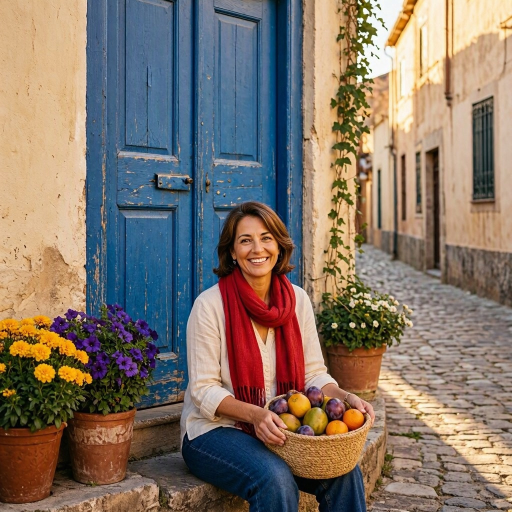
%> input picture imagenes/imagen_generada.jpg, 1024 x 1024 px (shown at 1/2 size); the run also reads 2 pictures not shown here
$ octave main.m   (GNU Octave 9; MATLAB toolbox functions it lacks are replaced by stand-ins)
%> lines starting %> are read from the running program, lines starting %| are printed output that depends on the picture; in (x1, y1, x2, y2) boxes, pixels count from 0 and x2, y2 are one past the last pixel; in counts of white or black regions, pixels touching at a corner belong together; the program's own positions count from 1
### funciones/cargarImagen.m
function I = cargarImagen()
% Carga la imagen generada con IA (debe llamarse "imagen_generada.*" y
% estar en la carpeta solucion/imagenes). Si no existe, usa peppers.png
% como imagen de prueba. Se garantiza un tamano 1024x1024x3 uint8.
carpeta = fullfile(fileparts(fileparts(mfilename('fullpath'))), 'imagenes');
archivos = dir(fullfile(carpeta, 'imagen_generada.*'));

if ~isempty(archivos)
    [I, mapa] = imread(fullfile(carpeta, archivos(1).name));
%> I is the input picture: size 1024x1024x3 uint8; mean R, G, B 130.7, 116.1, 104.1
    if ~isempty(mapa), I = ind2rgb(I, mapa); end   % PNG indexado
else
    warning(['No se encontro "imagenes/imagen_generada.*". ' ...
             'Se usa peppers.png como imagen de prueba.']);
    I = imread('peppers.png');
end

if size(I, 3) == 4, I = I(:,:,1:3); end      % quitar canal alfa
if size(I, 3) == 1, I = repmat(I, [1 1 3]); end
I = im2uint8(I);
if ~isequal(size(I), [1024 1024 3])
    I = imresize(I, [1024 1024]);
end
end

### funciones/rangoMax.m
function L = rangoMax(img)
% Devuelve el valor maximo del rango dinamico segun la clase de la imagen
% (255 para uint8, 65535 para uint16, 1 para double/single).
if isinteger(img)
    L = double(intmax(class(img)));
else
    L = 1;
end
end

### funciones/negativo.m
function s = negativo(r)
% Transformacion negativo: s = (L-1) - r
L = rangoMax(r);
s = cast(L - double(r), 'like', r);
end

### funciones/rgb2cmyk.m
function cmyk = rgb2cmyk(rgb)
% RGB -> CMYK (salida double en [0,1])
%   K = min(C,M,Y);  C' = (C-K)/(1-K) ...  (si K = 1 -> C'=M'=Y'=0)
cmy = im2double(rgb2cmy(rgb));
K   = min(cmy, [], 3);
den = 1 - K;
den(den == 0) = 1;                      % evita division por cero (negro puro)
C = (cmy(:,:,1) - K) ./ den;
M = (cmy(:,:,2) - K) ./ den;
Y = (cmy(:,:,3) - K) ./ den;
cmyk = cat(3, C, M, Y, K);
end

### funciones/rgb2hsi.m
function hsi = rgb2hsi(rgb)
% RGB -> HSI (Gonzalez & Woods). Salida double, H,S,I en [0,1]
rgb = im2double(rgb);
R = rgb(:,:,1); G = rgb(:,:,2); B = rgb(:,:,3);

num   = 0.5 * ((R - G) + (R - B));
den   = sqrt((R - G).^2 + (R - B).*(G - B));
theta = acos(min(max(num ./ (den + eps), -1), 1));

H = theta;
H(B > G) = 2*pi - H(B > G);
H = H / (2*pi);

I = (R + G + B) / 3;

S = 1 - 3 .* min(min(R, G), B) ./ (R + G + B + eps);
S(I == 0) = 0;                          % el negro no tiene saturacion
H(S == 0) = 0;                          % los grises no tienen tono
hsi = cat(3, H, S, I);
end

### funciones/transfLogaritmica.m
function s = transfLogaritmica(r)
% Transformacion logaritmica: s = c*log(1+r), con r en la escala [0,255] y
% c = 255/log(1+255) para que el nivel maximo se mantenga en el maximo.
% Funciona con imagenes uint8 o double (en [0,1]); devuelve la misma clase.
L  = rangoMax(r);
rd = double(r) * (255 / L);         % llevar a la escala 0-255
c  = 255 / log(1 + 255);
s  = c * log(1 + rd);
s  = cast(s * (L / 255), 'like', r);
end

### funciones/transfGamma.m
function s = transfGamma(r, gamma, c)
% Transformacion gamma (potencia): s = c * r^gamma (sobre r normalizado)
if nargin < 3, c = 1; end
L = rangoMax(r);
rd = double(r) / L;
s  = c * rd .^ gamma;
s  = min(max(s, 0), 1);
s  = cast(s * L, 'like', r);
end

### funciones/transfLinealTrozos.m
function s = transfLinealTrozos(r, r1, s1, r2, s2)
% Transformacion lineal a trozos (estiramiento de contraste) definida por
% los puntos (0,0), (r1,s1), (r2,s2) y (255,255). Los parametros r1,s1,r2,s2
% se expresan siempre en la escala 0-255, sin importar la clase de la imagen
% (uint8 o double en [0,1]); devuelve la misma clase de la entrada.
L  = rangoMax(r);
rd = double(r) * (255 / L);         % llevar a la escala 0-255
s  = zeros(size(rd));

m1 = rd <= r1;
m2 = rd > r1 & rd <= r2;
m3 = rd > r2;

s(m1) = (s1 / r1) * rd(m1);
s(m2) = s1 + (s2 - s1) / (r2 - r1) * (rd(m2) - r1);
s(m3) = s2 + (255 - s2) / (255 - r2) * (rd(m3) - r2);

s = cast(s * (L / 255), 'like', r);
end

### funciones/cmy2rgb.m
function rgb = cmy2rgb(cmy)
% CMY -> RGB : [R G B] = (L-1) - [C M Y]
rgb = negativo(cmy);
end

### funciones/hsi2rgb.m
function rgb = hsi2rgb(hsi)
% HSI (double [0,1]) -> RGB (double [0,1]) (Gonzalez & Woods)
H = hsi(:,:,1) * 2*pi;
S = hsi(:,:,2);
I = hsi(:,:,3);
R = zeros(size(H)); G = R; B = R;

% Sector RG (0 <= H < 120)
idx = (H >= 0) & (H < 2*pi/3);
B(idx) = I(idx) .* (1 - S(idx));
R(idx) = I(idx) .* (1 + S(idx) .* cos(H(idx)) ./ cos(pi/3 - H(idx)));
G(idx) = 3*I(idx) - (R(idx) + B(idx));

% Sector GB (120 <= H < 240)
idx = (H >= 2*pi/3) & (H < 4*pi/3);
Hs = H(idx) - 2*pi/3;
R(idx) = I(idx) .* (1 - S(idx));
G(idx) = I(idx) .* (1 + S(idx) .* cos(Hs) ./ cos(pi/3 - Hs));
B(idx) = 3*I(idx) - (R(idx) + G(idx));

% Sector BR (240 <= H <= 360)
idx = (H >= 4*pi/3) & (H <= 2*pi);
Hs = H(idx) - 4*pi/3;
G(idx) = I(idx) .* (1 - S(idx));
B(idx) = I(idx) .* (1 + S(idx) .* cos(Hs) ./ cos(pi/3 - Hs));
R(idx) = 3*I(idx) - (G(idx) + B(idx));

rgb = min(max(cat(3, R, G, B), 0), 1);
end

### funciones/rgb2cmy.m
function cmy = rgb2cmy(rgb)
% RGB -> CMY : [C M Y] = (L-1) - [R G B]
cmy = negativo(rgb);
end

### main.m
%% MOMENTO EVALUATIVO 3 - INTRODUCCION A VISION ARTIFICIAL
% Procesamiento de color de imagenes digitales.
% Las imagenes resultantes se guardan en la carpeta "resultados" para
% incorporarlas en el documento de entrega.
clear; clc; close all;

raiz = fileparts(mfilename('fullpath'));
addpath(fullfile(raiz, 'funciones'));
dirRes = fullfile(raiz, 'resultados');
if ~exist(dirRes, 'dir'), mkdir(dirRes); end

I = cargarImagen();                       % imagen RGB 1024x1024x3 uint8
imwrite(I, fullfile(dirRes, 'p0_original.png'));

%% PUNTO 1 - Escala de grises con el negativo del mapa de color parula
gris = rgb2gray(I);
mapa = 1 - parula(256);                   % negativo del mapa parula

figure('Name', 'Punto 1');
imshow(gris); colormap(gca, mapa); colorbar;
title('Escala de grises con mapa de color negativo de parula');
exportgraphics(gca, fullfile(dirRes, 'p1_gris_negParula.png'), 'Resolution', 300);
imwrite(gris, mapa, fullfile(dirRes, 'p1_gris_negParula_indexada.png'));
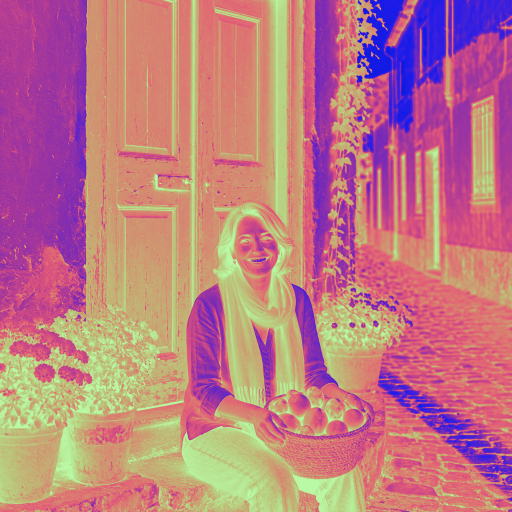
%> saved as p1_gris_negParula_indexada.png: size 1024x1024x3 uint8 (shown at 1/2 size); mean R, G, B 189.4, 122.4, 132.6

% Un uint8 de nivel 170 usa la fila 171 del mapa (indices 0..255 -> 1..256)
nivel = 170;
tripleta = mapa(nivel + 1, :);
fprintf('PUNTO 1: tripleta RGB para el nivel %d\n', nivel);
fprintf('   [0,1]  : [%.4f  %.4f  %.4f]\n', tripleta);
fprintf('   [0,255]: [%d  %d  %d]\n\n', round(255 * tripleta));

%% PUNTO 2 - Componentes R,G,B / C,M,Y,K / H,S,I
cmyk = rgb2cmyk(I);
%> in negativo, `L = rangoMax(r);`: L = 255
%> in rgb2cmyk, `den(den == 0) = 1;`: den: size 1024x1024 double; min 0.00392, max 1, mean 0.584
hsi  = rgb2hsi(I);
%> in rgb2hsi, `S(I == 0) = 0;`: S: size 1024x1024 double; min 0, max 1, mean 0.356; mean of the top-left, top-right, bottom-left and bottom-right quarters 0.31, 0.294, 0.517, 0.305
%> in rgb2hsi, `H(S == 0) = 0;`: H: size 1024x1024 double; min 0, max 0.999, mean 0.264
%> in rgb2hsi, `hsi = cat(3, H, S, I);`:
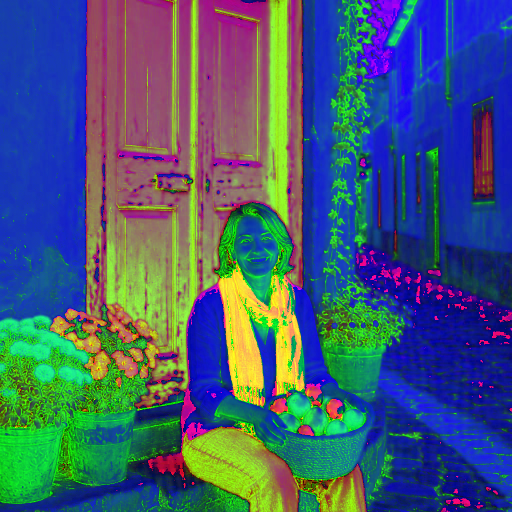
%> hsi: size 1024x1024x3 double (shown at 1/2 size); mean R, G, B 0.264, 0.356, 0.459

comps = {I(:,:,1), 'R'; I(:,:,2), 'G'; I(:,:,3), 'B'; ...
         cmyk(:,:,1), 'C'; cmyk(:,:,2), 'M'; cmyk(:,:,3), 'Y'; cmyk(:,:,4), 'K'; ...
         hsi(:,:,2), 'Saturacion'; hsi(:,:,1), 'Tono'; hsi(:,:,3), 'Intensidad'};
%> comps = 20 items

figure('Name', 'Punto 2', 'Position', [50 50 1400 600]);
tiledlayout(2, 5, 'TileSpacing', 'compact');
for k = 1:size(comps, 1)
    nexttile; imshow(comps{k, 1}); title(comps{k, 2});
    imwrite(im2uint8(comps{k, 1}), fullfile(dirRes, ['p2_' comps{k, 2} '.png']));
end

%% PUNTO 3 - YCbCr: negativo(log(Cr))
% Se trabaja en double para no acumular redondeos de uint8 entre pasos
ycc = rgb2ycbcr(im2double(I));
%> ycc: size 1024x1024x3 double; mean of channels 1, 2, 3 0.464, 0.473, 0.53
Cr  = ycc(:,:,3);
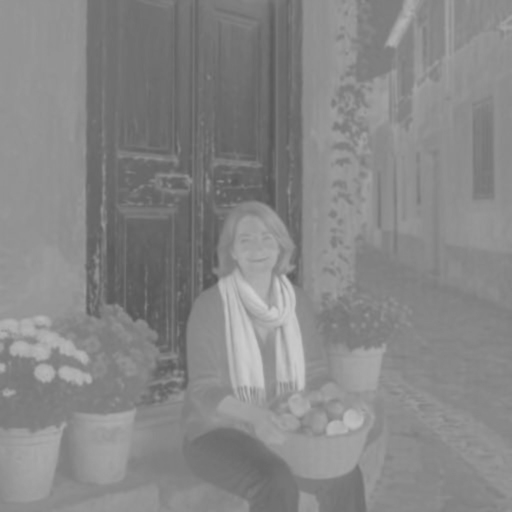
%> Cr: size 1024x1024 double (shown at 1/2 size); min 0.325, max 0.819, mean 0.53
ycc(:,:,3) = negativo(transfLogaritmica(Cr));      % Paso 2 y 3
%> in transfLogaritmica, `L  = rangoMax(r);`: L = 1
%> ycc: size 1024x1024x3 double; mean of channels 1, 2, 3 0.464, 0.473, 0.115
I3 = im2uint8(ycbcr2rgb(ycc));                     % Paso 4
mostrarPar(I, I3, 'Punto 3: YCbCr, Cr -> negativo(log(Cr))');
imwrite(I3, fullfile(dirRes, 'p3_transformada.png'));

%% PUNTO 4 - YIQ: gamma 1.5 en Y, Q -> -Q
yiq = rgb2ntsc(I);                                 % double, Y en [0,1]
%> yiq: size 1024x1024x3 double; mean of channels 1, 2, 3 0.467, 0.0493, -0.00259
yiq(:,:,1) = transfGamma(yiq(:,:,1), 1.5);         % Paso 2
%> yiq: size 1024x1024x3 double; mean of channels 1, 2, 3 0.351, 0.0493, -0.00259
yiq(:,:,3) = -yiq(:,:,3);                          % Paso 3
%> yiq: size 1024x1024x3 double; mean of channels 1, 2, 3 0.351, 0.0493, 0.00259
I4 = im2uint8(ntsc2rgb(yiq));                      % Paso 4 y 5
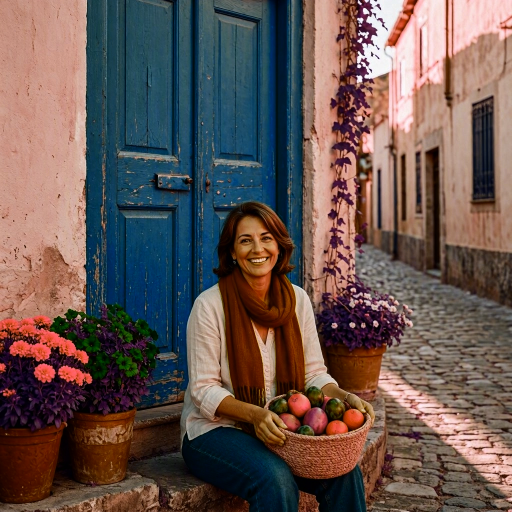
%> I4: size 1024x1024x3 uint8 (shown at 1/2 size); mean R, G, B 103.1, 85.6, 81
mostrarPar(I, I4, 'Punto 4: YIQ, \gamma=1.5 en Y y Q \times -1');
imwrite(I4, fullfile(dirRes, 'p4_transformada.png'));

%% PUNTO 5 - CMY: lineal a trozos en el Amarillo
cmy = rgb2cmy(I);
cmy(:,:,3) = transfLinealTrozos(cmy(:,:,3), 80, 60, 210, 120);   % r1,s1,r2,s2
%> in transfLinealTrozos, `L  = rangoMax(r);`: L = 255
%> in transfLinealTrozos, `m1 = rd <= r1;`:
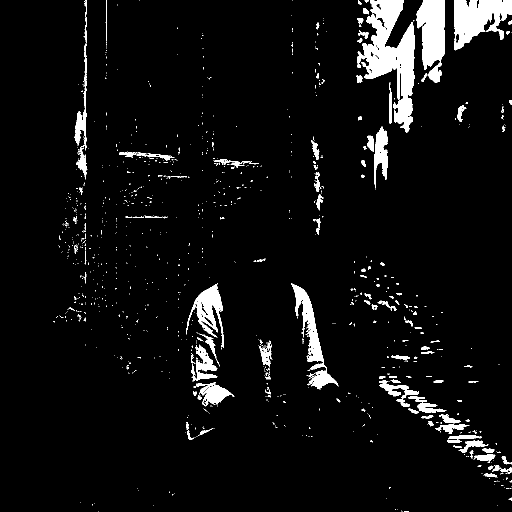
%> m1: size 1024x1024 logical (shown at 1/2 size); 5.6% white; 1064 white regions (927 under 20 px), largest, box (x1, y1, x2, y2) and area: (714, 0, 830, 265) 13555, (909, 0, 1024, 101) 7095, (832, 0, 890, 166) 6503
%> in transfLinealTrozos, `m2 = rd > r1 & rd <= r2;`:
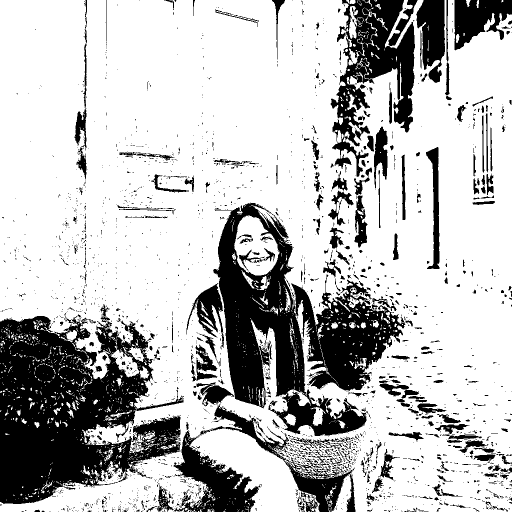
%> m2: size 1024x1024 logical (shown at 1/2 size); 74.2% white; 2466 black regions (2127 under 20 px), largest, box (x1, y1, x2, y2) and area: (0, 608, 367, 1008) 82610, (426, 405, 736, 872) 46607, (661, 0, 830, 354) 24926
%> in transfLinealTrozos, `m3 = rd > r2;`: m3: size 1024x1024 logical; 20.2% white; 1494 white regions (1276 under 20 px), largest, box (x1, y1, x2, y2) and area: (0, 608, 367, 1008) 82546, (426, 405, 736, 872) 46114, (632, 549, 811, 783) 19470
%> in transfLinealTrozos, `s(m1) = (s1 / r1) * rd(m1);`:
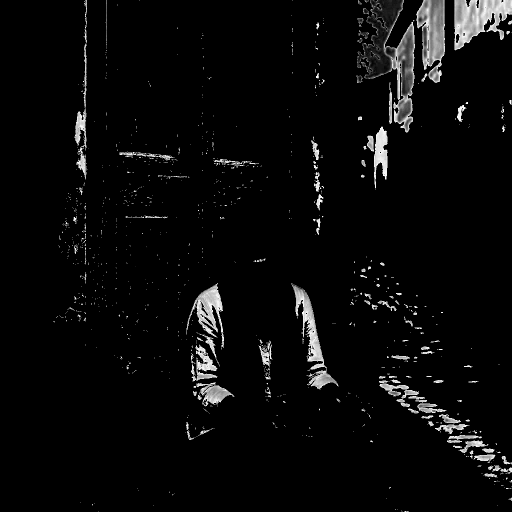
%> s: size 1024x1024 double (shown at 1/2 size); min 0, max 60, mean 2.3; drawn with min black and max white
I5 = cmy2rgb(cmy);
mostrarPar(I, I5, 'Punto 5: CMY, lineal a trozos en Y (r1=80,r2=210,s1=60,s2=120)');
imwrite(I5, fullfile(dirRes, 'p5_transformada.png'));

%% PUNTO 6 - HSI: ecualizacion del histograma
% Se ecualiza SOLO la intensidad: ecualizar H o S alteraria los colores.
hsi6 = rgb2hsi(I);
hsi6(:,:,3) = histeq(hsi6(:,:,3));
I6 = im2uint8(hsi2rgb(hsi6));
mostrarPar(I, I6, 'Punto 6: HSI, ecualizacion de la intensidad');
imwrite(I6, fullfile(dirRes, 'p6_transformada.png'));

figure('Name', 'Punto 6 - histogramas de I');
subplot(1, 2, 1); imhist(hsi(:,:,3));  title('Intensidad original');
subplot(1, 2, 2); imhist(hsi6(:,:,3)); title('Intensidad ecualizada');

%% PUNTO 7 - Realce laplaciano de 4 vecinos
% g = f - lap(f), con lap = [0 1 0; 1 -4 1; 0 1 0] aplicado a cada canal
w   = [0 1 0; 1 -4 1; 0 1 0];
f7  = double(I);
lap = imfilter(f7, w, 'replicate');
I7  = uint8(f7 - lap);                    % uint8 recorta a [0,255]
mostrarPar(I, I7, 'Punto 7: realce laplaciano de 4 vecinos');
imwrite(I7, fullfile(dirRes, 'p7_filtrada.png'));

% Recorte ampliado (rostro y puerta) para comparar el realce de bordes
filas = 300:700; cols = 350:750;
imwrite([I(filas, cols, :), zeros(numel(filas), 10, 3, 'uint8'), I7(filas, cols, :)], ...
        fullfile(dirRes, 'p7_zoom.png'));

%% PUNTO 8 - Correccion del balance de color
dirImg   = fullfile(raiz, 'imagenes');
desb     = imread(fullfile(dirImg, 'imagen_desbalanceada.tiff'));
objetivo = imread(fullfile(dirImg, 'imagen_objetivo.tiff'));

cmyD = rgb2cmy(desb);
cmyO = rgb2cmy(objetivo);

% (1) Diagnostico: comparar cada componente CMY con la del objetivo
nombres = {'Cian', 'Magenta', 'Amarillo'};
fprintf('PUNTO 8: diagnostico en el espacio CMY\n');
fprintf('   SSIM inicial = %.4f\n', ssim(desb, objetivo));
%|    SSIM inicial = 0.2818
for k = 1:3
    d = double(cmyD(:,:,k)); o = double(cmyO(:,:,k));
    fprintf('   %-8s media desbalanceada = %6.2f | objetivo = %6.2f | max|dif| = %3d\n', ...
            nombres{k}, mean(d(:)), mean(o(:)), max(abs(d(:) - o(:))));
end
%> this loop made 3 passes
%|    Cian     media desbalanceada =  81.68 | objetivo = 130.20 | max|dif| =  83
%|    Magenta  media desbalanceada = 148.44 | objetivo = 148.44 | max|dif| =   0
%|    Amarillo media desbalanceada = 139.35 | objetivo = 139.35 | max|dif| =   0

figure('Name', 'Punto 8 - curva de transferencia del Cian');
cD = double(cmyD(:,:,1)); cO = double(cmyO(:,:,1));
plot(cO(1:97:end), cD(1:97:end), '.', 'MarkerSize', 4); hold on;
plot(0:255, 255 * ((0:255) / 255) .^ 2.5, 'r', 'LineWidth', 1.5);
xlabel('Cian objetivo'); ylabel('Cian desbalanceada');
legend('pixeles', 's = 255 (r/255)^{2.5}', 'Location', 'northwest');
axis([0 255 0 255]); axis square; grid on;
title('Solo el Cian fue alterado con una curva tipo gamma');

% Estimacion del gamma aplicado: C_d = C_o^gamma (normalizados)
% => gamma = log(C_d) / log(C_o), usando pixeles en rango medio
cDn = cD / 255; cOn = cO / 255;
v = cOn > 0.1 & cOn < 0.9 & cDn > 0;
gammaDesb = median(log(cDn(v)) ./ log(cOn(v)));
%> gammaDesb = 2.5
fprintf('   Gamma estimado en el Cian = %.3f\n', gammaDesb);
%|    Gamma estimado en el Cian = 2.502

% (2) Correccion: gamma inverso sobre el Cian
cmyC = cmyD;
cmyC(:,:,1) = transfGamma(cmyD(:,:,1), 1 / gammaDesb);
corregida = cmy2rgb(cmyC);

fprintf('   Gamma de correccion = 1/%.3f = %.3f\n', gammaDesb, 1 / gammaDesb);
%|    Gamma de correccion = 1/2.502 = 0.400
fprintf('   SSIM final = %.4f\n\n', ssim(corregida, objetivo));
%|    SSIM final = 0.9979

figure('Name', 'Punto 8', 'Position', [50 50 1400 500]);
tiledlayout(1, 3, 'TileSpacing', 'compact');
nexttile; imshow(desb);      title(sprintf('Desbalanceada (SSIM = %.4f)', ssim(desb, objetivo)));
nexttile; imshow(objetivo);  title('Objetivo');
nexttile; imshow(corregida); title(sprintf('Corregida (SSIM = %.4f)', ssim(corregida, objetivo)));
imwrite(desb,      fullfile(dirRes, 'p8_desbalanceada.png'));
imwrite(objetivo,  fullfile(dirRes, 'p8_objetivo.png'));
imwrite(corregida, fullfile(dirRes, 'p8_corregida.png'));

%% Funcion local para mostrar original vs. transformada
function mostrarPar(A, B, titulo)
figure('Name', titulo, 'Position', [50 50 1200 550]);
tiledlayout(1, 2, 'TileSpacing', 'compact');
nexttile; imshow(A); title('Original RGB');
nexttile; imshow(B); title('Transformada');
sgtitle(titulo);
end
